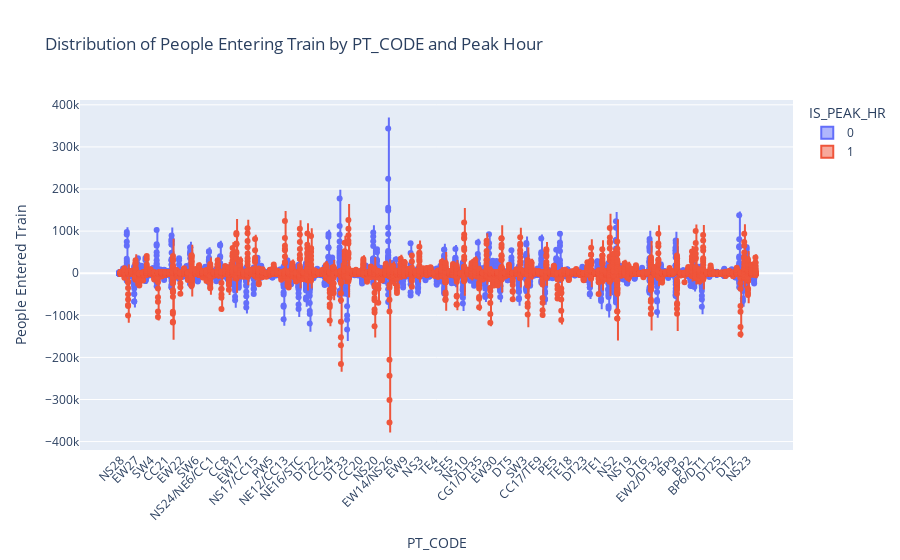

Notebook source saved alongside this figure:
### Code cell
import plotly.express as px

# Assuming df is your DataFrame
fig = px.violin(
    transport_node_train_df,
    x="PT_CODE",
    y="People Entered Train",
    color="IS_PEAK_HR",
    box=True,
    points="all",
    title="Distribution of People Entering Train by PT_CODE and Peak Hour",
)
fig.update_traces(meanline_visible=True)
fig.update_layout(
    xaxis_title="PT_CODE", yaxis_title="People Entered Train", xaxis_tickangle=-45
)

### Figure 1 — Plotly figure (JSON) as saved in the notebook; plotly's stock layout.template omitted (floating-point values rounded to 4 significant figures; data arrays with more than 128 entries replaced by an {"elided": "..."} marker saying what was removed)
{"data": [{"alignmentgroup": "True", "box": {"visible": true}, "hovertemplate": "IS_PEAK_HR=0<br>PT_CODE=%{x}<br>People Entered Train=%{y}<extra></extra>", "legendgroup": "0", "marker": {"color": "#636efa"}, "meanline": {"visible": true}, "name": "0", "offsetgroup": "0", "orientation": "v", "points": "all", "scalegroup": "True", "showlegend": true, "type": "violin", "x": {"elided": "8499 str values"}, "x0": " ", "xaxis": "x", "y": {"elided": "8499 int values"}, "y0": " ", "yaxis": "y"}, {"alignmentgroup": "True", "box": {"visible": true}, "hovertemplate": "IS_PEAK_HR=1<br>PT_CODE=%{x}<br>People Entered Train=%{y}<extra></extra>", "legendgroup": "1", "marker": {"color": "#EF553B"}, "meanline": {"visible": true}, "name": "1", "offsetgroup": "1", "orientation": "v", "points": "all", "scalegroup": "True", "showlegend": true, "type": "violin", "x": {"elided": "5130 str values"}, "x0": " ", "xaxis": "x", "y": {"elided": "5130 int values"}, "y0": " ", "yaxis": "y"}], "layout": {"legend": {"title": {"text": "IS_PEAK_HR"}, "tracegroupgap": 0}, "title": {"text": "Distribution of People Entering Train by PT_CODE and Peak Hour"}, "violinmode": "group", "xaxis": {"anchor": "y", "domain": [0, 1], "tickangle": -45, "title": {"text": "PT_CODE"}}, "yaxis": {"anchor": "x", "domain": [0, 1], "title": {"text": "People Entered Train"}}}}
